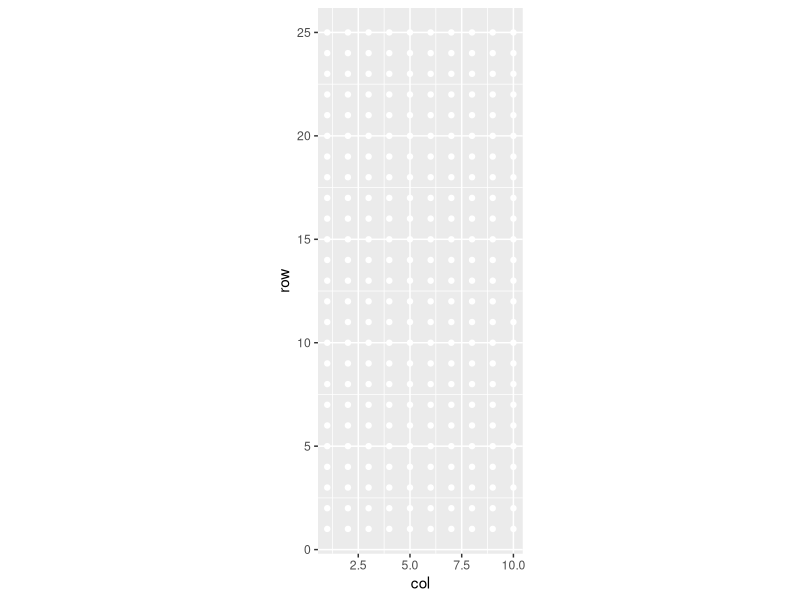
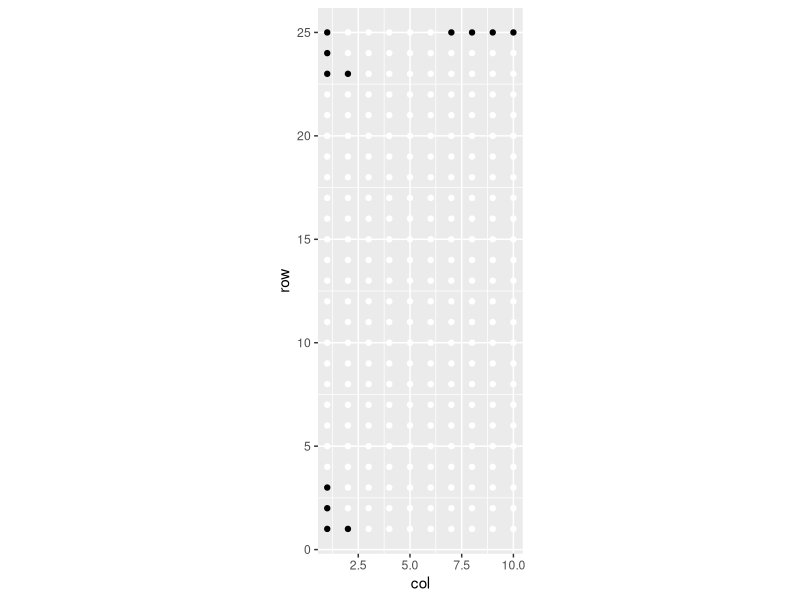
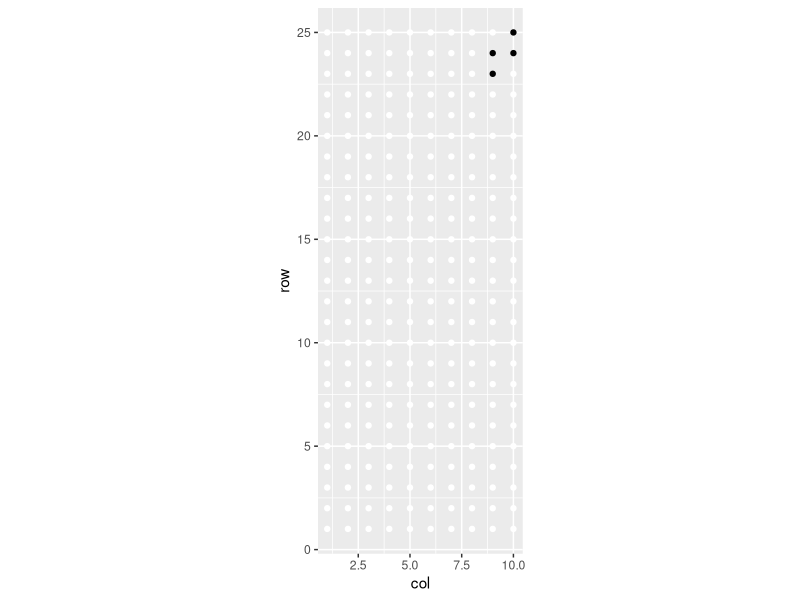
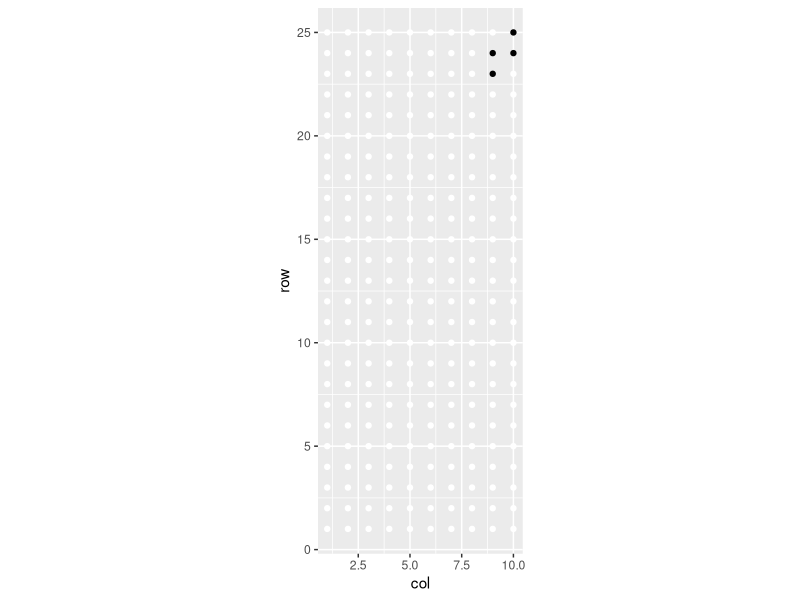
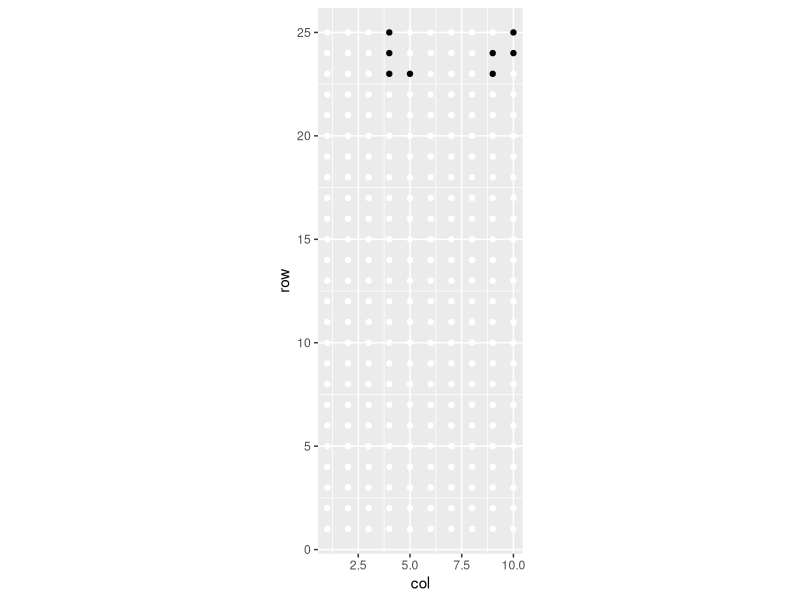
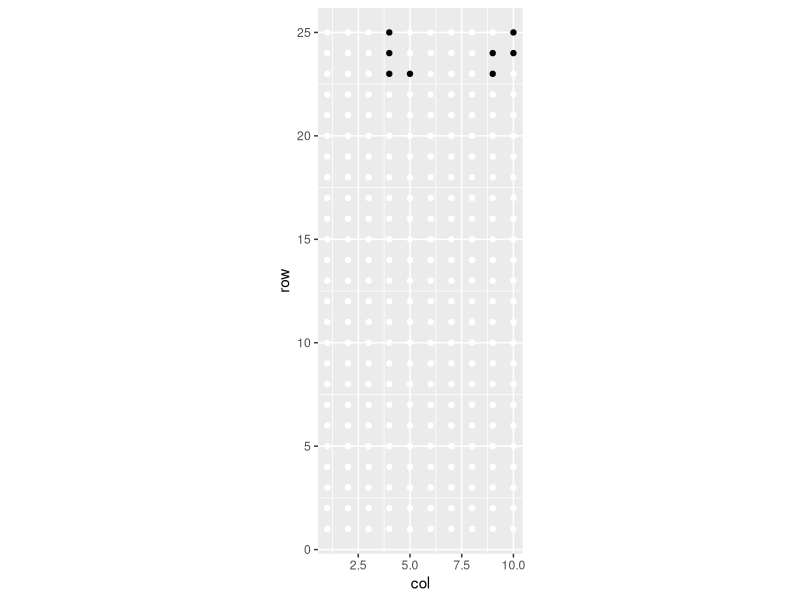

The R source for these figures, in order: (Note: this script raises an error after producing the figures.)
# First trials
# Packages ----
library(dplyr)
library(tidyr)
library(ggplot2)

# Ingoing values for the stage ----
w <- 10
h <- 25
t <- 0

stage <- matrix(0, h, w)

# Defining pieces ----
pieces <- list(c(1,0,1,0,1,1,0,0), c(0,1,0,1,1,1,0,0), c(0,1,1,1,1,0,0,0), 
               c(1,0,1,1,0,1,0,0), c(1,0,1,0,1,0,1,0), c(1,1,1,1,0,0,0,0), 
               c(1,0,1,1,1,0,0,0))
pieces <- lapply(pieces, function(x) matrix(x, 4, 2, byrow = T))
pieces <- lapply(pieces, function(x) x[rowSums(x) != 0,])
pieces <- lapply(pieces, function(x) x[,colSums(x) != 0])
pieces[[5]] <- matrix(1, 4, 1)
names(pieces) <- c("L", "P", "Z", "S", "I", "O", "E")

current_piece <- sample(1:7, 1)

# Plotting stage ----
stage_2_df <- function(x){
  x <- as.data.frame(x)
  x$row <- dim(x)[1]:1
  pivot_longer(x, -row, values_to = "value", names_prefix = "V", names_to = "col") %>% 
    mutate(col = as.numeric(col), row = as.numeric(row))
}

plot_stage <- function(stage){
  g <- ggplot(stage_2_df(stage), aes(col, row, color = as.character(value))) + 
    geom_point() + 
    coord_equal() +
    theme(legend.position = "none") +
    scale_color_manual(values = c("white", "black", "red"))
  print(g)
}

plot_stage(stage)

# A round
current_piece <- 1

placement <- 3
transpose <- F

drop_piece <- function(stage, current_piece, placement, transpose){
  current_piece <- pieces[[current_piece]]
  if (transpose) current_piece <- as.matrix(t(current_piece))
  
  if (placement + dim(current_piece)[2] > w) placement <- w - dim(current_piece)[2] + 1
  
  covered_columns <- placement:(placement + dim(current_piece)[2] - 1)
  
  covered_stage <- stage[, covered_columns]
  
  top_row_per_col <- h - apply(covered_stage, 2, function(x) ifelse(any(x == 1), min(which(x == 1)), h)) + 1
  lost_row_at_piece_bottom <- dim(current_piece)[1] - apply(current_piece, 2, function(x) max(which(x == 1)))
  first_hit <- min(top_row_per_col + lost_row_at_piece_bottom)
  
  covered_rows <- first_hit:(first_hit + dim(current_piece)[1] - 1)
  
  stage[covered_rows, covered_columns] <- stage[covered_rows, covered_columns] + current_piece

    stage
}

drop_piece(stage, 1, 1, F) %>% 
  drop_piece(1, 1, F) %>% 
  drop_piece(5, 8, T) %>% 
  plot_stage()

stage <- matrix(0, h, w)

for(i in 1:10){
  stage <- drop_piece(stage, sample(1:7,1), sample(1:10, 1), sample(0:1, 1))
  plot_stage(stage) %>% print()
}
